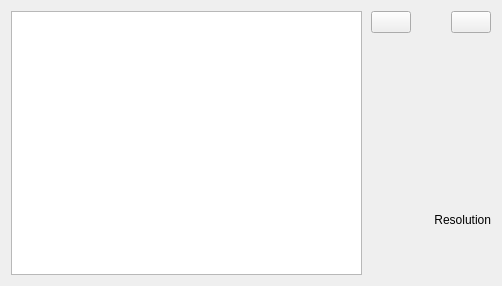
<?xml version="1.0" encoding="UTF-8"?>
<ui version="4.0">
 <class>ActorsWidget</class>
 <widget class="QWidget" name="ActorsWidget">
  <property name="geometry">
   <rect>
    <x>0</x>
    <y>0</y>
    <width>502</width>
    <height>286</height>
   </rect>
  </property>
  <property name="windowTitle">
   <string>Form</string>
  </property>
  <layout class="QHBoxLayout" name="horizontalLayout" stretch="1,0">
   <property name="spacing">
    <number>9</number>
   </property>
   <item>
    <widget class="QTableView" name="actors">
     <property name="editTriggers">
      <set>QAbstractItemView::DoubleClicked|QAbstractItemView::EditKeyPressed</set>
     </property>
     <property name="selectionBehavior">
      <enum>QAbstractItemView::SelectRows</enum>
     </property>
     <property name="showGrid">
      <bool>false</bool>
     </property>
     <attribute name="verticalHeaderVisible">
      <bool>false</bool>
     </attribute>
    </widget>
   </item>
   <item>
    <layout class="QVBoxLayout" name="verticalLayout_9">
     <property name="spacing">
      <number>0</number>
     </property>
     <item>
      <layout class="QHBoxLayout" name="horizontalLayout_9">
       <item>
        <widget class="QPushButton" name="buttonRemoveActor">
         <property name="toolTip">
          <string>Remove Actor</string>
         </property>
         <property name="text">
          <string/>
         </property>
         <property name="icon">
          <iconset resource="../../../data/MediaElch.qrc">
           <normaloff>:/img/minus_white.png</normaloff>:/img/minus_white.png</iconset>
         </property>
        </widget>
       </item>
       <item>
        <spacer name="horizontalSpacer">
         <property name="orientation">
          <enum>Qt::Horizontal</enum>
         </property>
         <property name="sizeHint" stdset="0">
          <size>
           <width>5</width>
           <height>20</height>
          </size>
         </property>
        </spacer>
       </item>
       <item>
        <widget class="QPushButton" name="buttonAddActor">
         <property name="toolTip">
          <string>Add Actor</string>
         </property>
         <property name="text">
          <string/>
         </property>
         <property name="icon">
          <iconset resource="../../../data/MediaElch.qrc">
           <normaloff>:/img/plus_white.png</normaloff>:/img/plus_white.png</iconset>
         </property>
        </widget>
       </item>
      </layout>
     </item>
     <item>
      <layout class="QHBoxLayout" name="horizontalLayout_8"/>
     </item>
     <item>
      <widget class="MyLabel" name="actor">
       <property name="minimumSize">
        <size>
         <width>120</width>
         <height>180</height>
        </size>
       </property>
       <property name="maximumSize">
        <size>
         <width>120</width>
         <height>180</height>
        </size>
       </property>
       <property name="cursor">
        <cursorShape>PointingHandCursor</cursorShape>
       </property>
       <property name="toolTip">
        <string>Click to change</string>
       </property>
       <property name="text">
        <string/>
       </property>
       <property name="pixmap">
        <pixmap resource="../../../data/MediaElch.qrc">:/img/man.png</pixmap>
       </property>
       <property name="alignment">
        <set>Qt::AlignCenter</set>
       </property>
      </widget>
     </item>
     <item>
      <widget class="QLabel" name="actorResolution">
       <property name="text">
        <string>Resolution</string>
       </property>
       <property name="alignment">
        <set>Qt::AlignRight|Qt::AlignTrailing|Qt::AlignVCenter</set>
       </property>
      </widget>
     </item>
     <item>
      <spacer name="verticalSpacer">
       <property name="orientation">
        <enum>Qt::Vertical</enum>
       </property>
       <property name="sizeHint" stdset="0">
        <size>
         <width>20</width>
         <height>40</height>
        </size>
       </property>
      </spacer>
     </item>
    </layout>
   </item>
  </layout>
 </widget>
 <customwidgets>
  <customwidget>
   <class>MyLabel</class>
   <extends>QLabel</extends>
   <header>ui/small_widgets/MyLabel.h</header>
  </customwidget>
 </customwidgets>
 <resources>
  <include location="../../../data/MediaElch.qrc"/>
 </resources>
 <connections/>
</ui>
